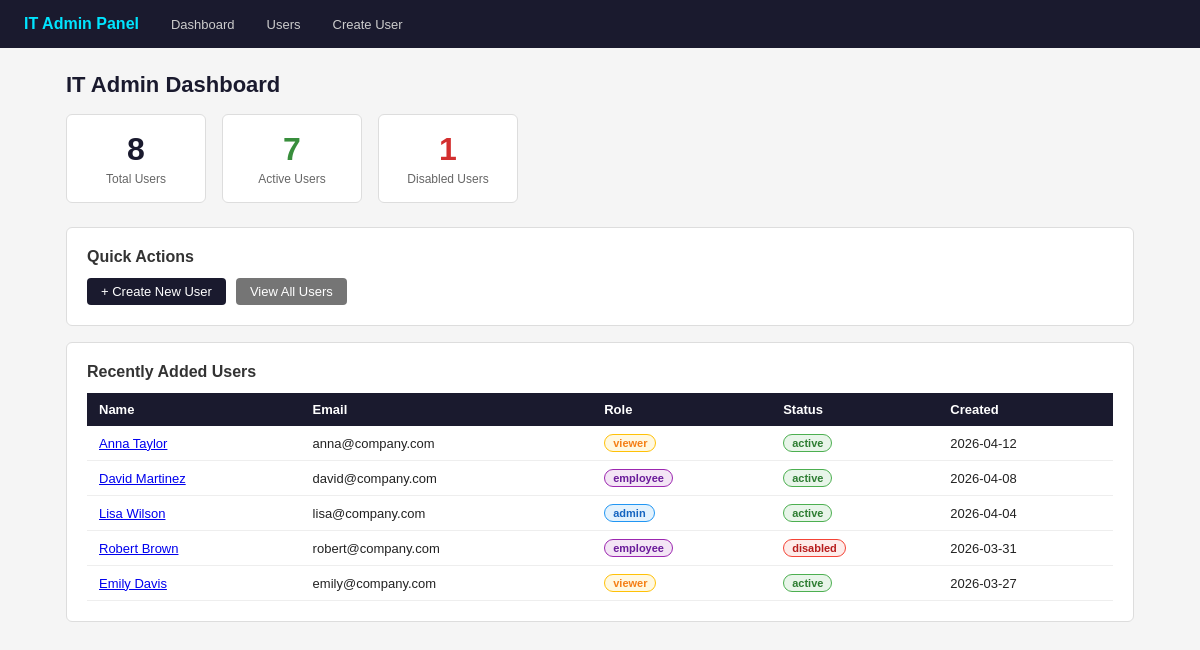
The app's page /, older data.
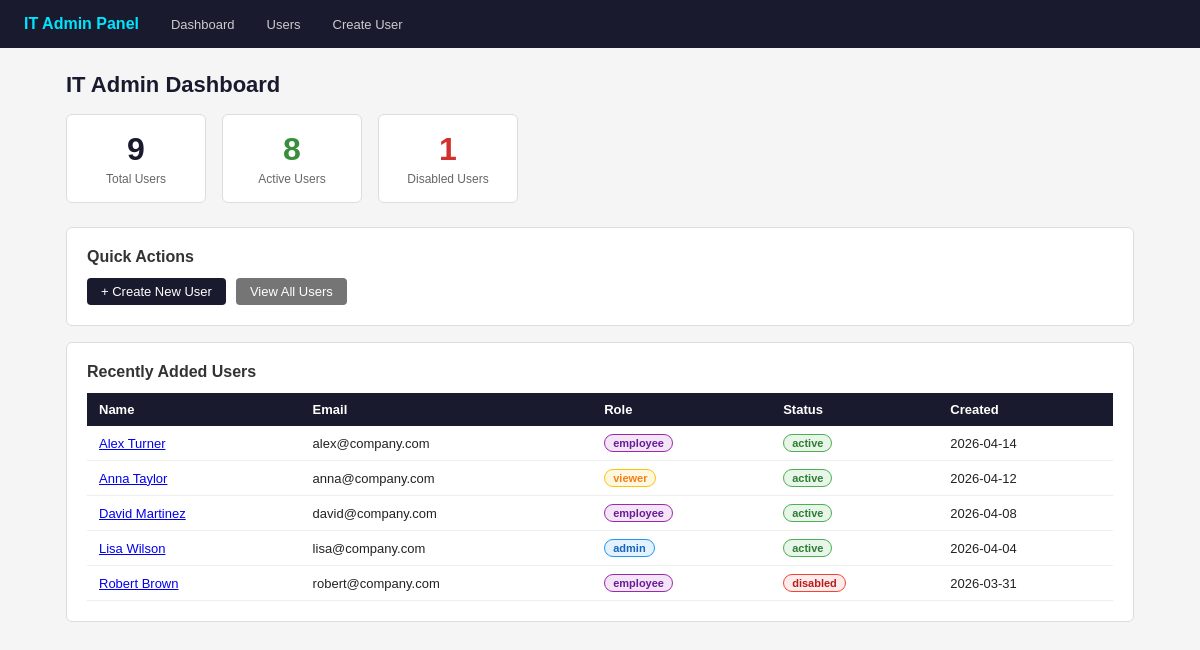
The same page, newer data.
### tables this page shows
CREATE TABLE users (
            id          INTEGER PRIMARY KEY AUTOINCREMENT,
            name        TEXT NOT NULL,
            email       TEXT UNIQUE NOT NULL,
            role        TEXT NOT NULL DEFAULT 'employee',
            status      TEXT NOT NULL DEFAULT 'active',
            password    TEXT NOT NULL,
            created_at  TEXT NOT NULL
        );

### app.py (the view)
@app.route("/")
def dashboard():
    db = get_db()
    total = db.execute("SELECT COUNT(*) FROM users").fetchone()[0]
    active = db.execute("SELECT COUNT(*) FROM users WHERE status='active'").fetchone()[0]
    disabled = db.execute("SELECT COUNT(*) FROM users WHERE status='disabled'").fetchone()[0]
    recent = db.execute("SELECT * FROM users ORDER BY created_at DESC LIMIT 5").fetchall()
    db.close()
    return render_template("dashboard.html", total=total, active=active, disabled=disabled, recent=recent)

### app.py (called while the page is built)
def get_db():
    conn = sqlite3.connect(DB_PATH)
    conn.row_factory = sqlite3.Row
    return conn

### templates/dashboard.html (shortened to what this page needs)
{% extends "base.html" %}
{% block content %}
<h1>IT Admin Dashboard</h1>
<div class="stats">
    <div class="stat-box">
        <div class="stat-num">{{ total }}</div>
        <div class="stat-label">Total Users</div>
    </div>
    <div class="stat-box">
        <div class="stat-num" style="color:#388e3c;">{{ active }}</div>
        <div class="stat-label">Active Users</div>
    </div>
    <div class="stat-box">
        <div class="stat-num" style="color:#d32f2f;">{{ disabled }}</div>
        <div class="stat-label">Disabled Users</div>
    </div>
</div>
<div class="card">
    <h2>Quick Actions</h2>
    <div style="display:flex; gap:10px; flex-wrap:wrap;">
        <a href="/create-user" class="btn btn-primary">+ Create New User</a>
        <a href="/users" class="btn btn-secondary">View All Users</a>
    </div>
</div>
<div class="card">
    <h2>Recently Added Users</h2>
    {% if recent %}
    <table>
        <thead>
            <tr>
                <th>Name</th>
                <th>Email</th>
                <th>Role</th>
                <th>Status</th>
                <th>Created</th>
            </tr>
        </thead>
        <tbody>
            {% for user in recent %}
            <tr>
                <td><a href="/user/{{ user.id }}">{{ user.name }}</a></td>
                <td>{{ user.email }}</td>
                <td><span class="badge badge-{{ user.role }}">{{ user.role }}</span></td>
                <td><span class="badge badge-{{ user.status }}">{{ user.status }}</span></td>
                <td>{{ user.created_at[:10] }}</td>
            </tr>
            {% endfor %}
        </tbody>
    </table>
    {% else %}
    <p style="color:#666;">No users yet.</p>
    {% endif %}
</div>
{% endblock %}

Row changes from the older to the newer data that the page shows:
no longer on this page (row unchanged): users: name "Emily Davis", email "emily@company.com", role "viewer", status "active", created_at "2026-03-27"
added users: name "Alex Turner", email "alex@company.com", role "employee", status "active", created_at "2026-04-14"
Text that changed along with them:
{{ total }}: "8" → "9"
{{ active }}: "7" → "8"
